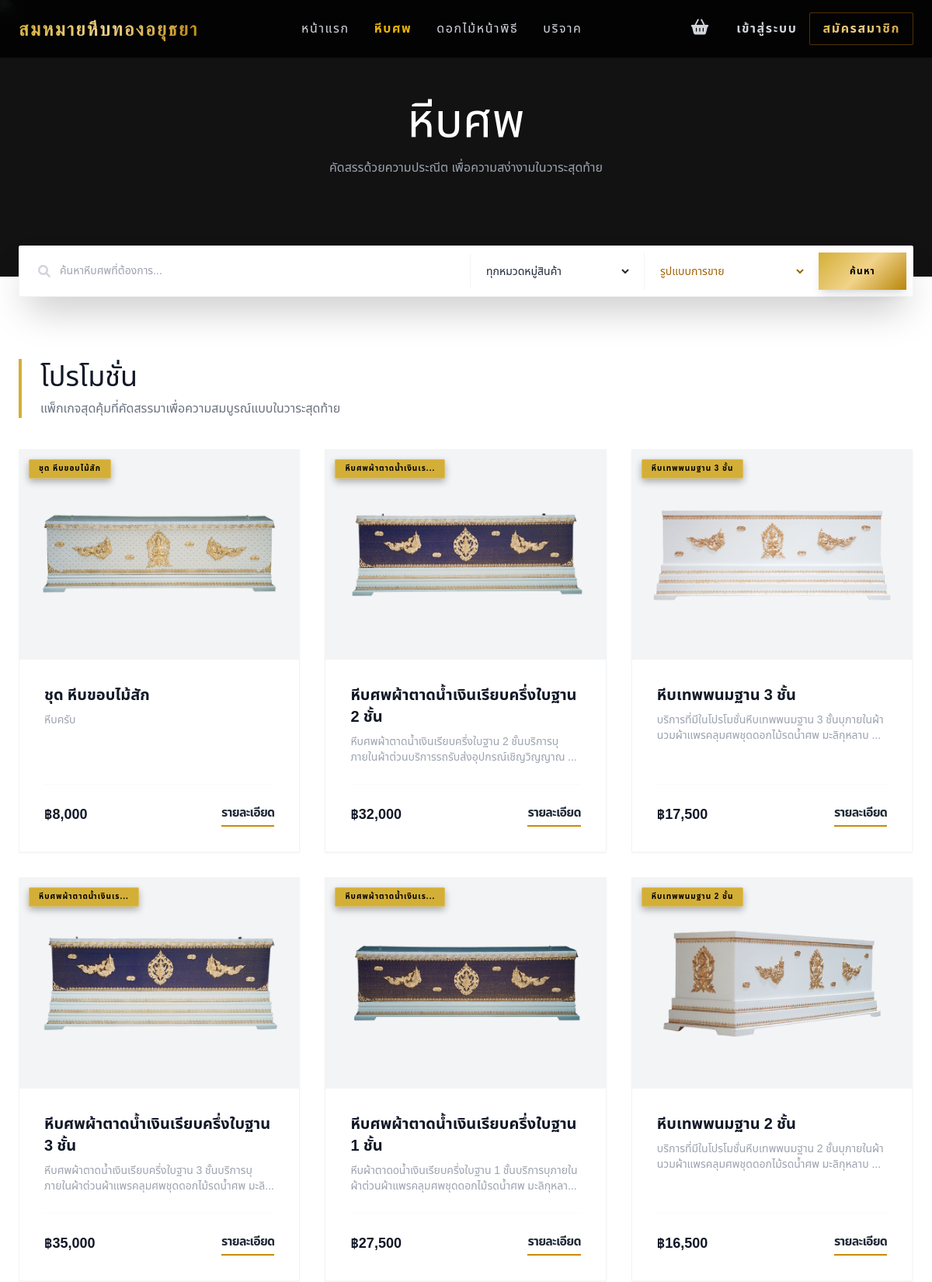
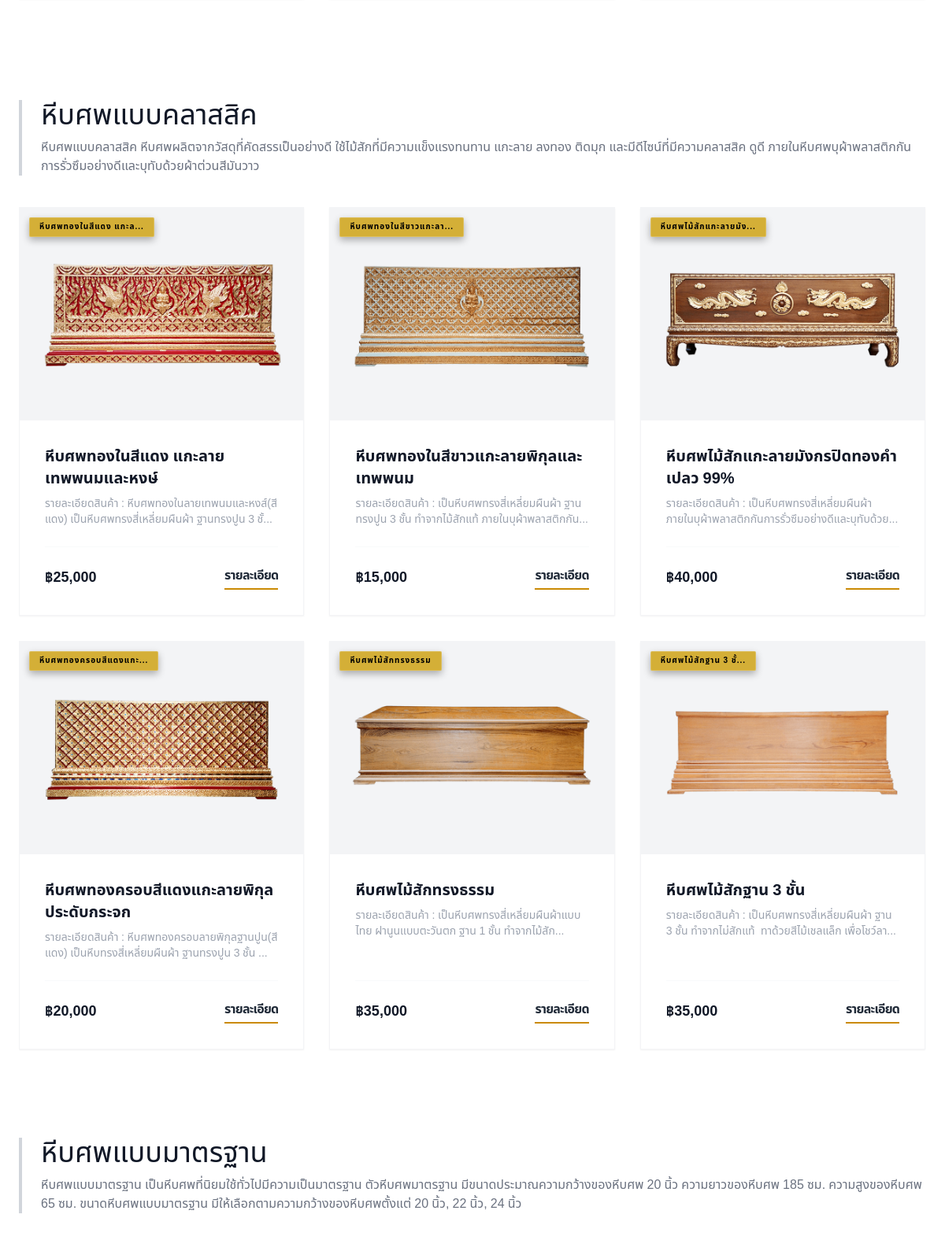
The page /coffins.php (upper part) on the database its author committed (2 pictures, top to bottom).
### tables this page shows
CREATE TABLE `products` (
  `id` int(11) NOT NULL,
  `name` varchar(100) NOT NULL,
  `type` enum('coffin','decoration') NOT NULL DEFAULT 'coffin' COMMENT 'coffin=สินค้าหลัก, decoration=ของตกแต่ง',
  `sub_category` varchar(100) DEFAULT NULL COMMENT 'หมวดหมู่ย่อย เช่น ไม้สัก, ดอกไม้สด',
  `sale_type` varchar(100) DEFAULT NULL COMMENT 'เก็บได้ทั้ง individual, set หรือประเภทที่แอดมินสร้างใหม่',
  `description` text DEFAULT NULL,
  `price` decimal(10,2) NOT NULL,
  `image_url` varchar(255) DEFAULT NULL,
  `is_active` tinyint(1) DEFAULT 1 COMMENT '1=ขายอยู่, 0=เลิกขาย (Soft Delete)',
  `created_at` timestamp NOT NULL DEFAULT current_timestamp()
);

### coffins.php (the view, shortened to what this page needs)
<?php
require_once 'config/db.php';
$sql = "SELECT * FROM products WHERE type = 'coffin' AND is_active = 1 ORDER BY sale_type DESC, sub_category ASC, id DESC";
$stmt = $pdo->query($sql);
$all_products = $stmt->fetchAll();
$set_products = [];
$individual_groups = [];
foreach ($all_products as $p) {
    if ($p['sale_type'] === 'set') {
        $set_products[] = $p;
    } else {
        $catName = $p['sub_category'] ?: 'หีบศพมาตรฐาน';
        $individual_groups[$catName][] = $p;
    }
}
?>
<!DOCTYPE html>
<html lang="th">
<head>
    <script src="https://cdn.tailwindcss.com"></script>
    <link rel="stylesheet" href="https://cdnjs.cloudflare.com/ajax/libs/font-awesome/6.0.0/css/all.min.css">
</head>
<body class="bg-white text-gray-800">
    <?php require_once 'includes/navbar.php'; ?>
    <section class="relative py-24 md:py-32 bg-charcoal flex items-center justify-center overflow-hidden">
        <div class="absolute inset-0 opacity-30">
            <img src="uploads/banner_coffin.png" class="w-full h-full object-cover" alt="Banner" onerror="this.src='https://images.unsplash.com/photo-1551024709-8f23befc6f87?q=80&w=2000'">
        </div>
        <div class="relative z-10 text-center px-6">
            <h1 class="text-4xl md:text-6xl text-white mb-4 leading-tight">หีบศพ</h1>
            <p class="text-gray-400 font-light max-w-xl mx-auto leading-relaxed text-sm md:text-base ">
                คัดสรรด้วยความประณีต เพื่อความสง่างามในวาระสุดท้าย
            </p>
        </div>
    </section>
    <div class="max-w-7xl mx-auto px-4 md:px-6 -mt-10 relative z-20">
        <div class="bg-white shadow-2xl rounded-sm p-2 border border-gray-100">
            <form id="searchForm" class="flex flex-col md:flex-row items-stretch md:items-center">
                <div class="flex-grow flex items-center px-4 py-3 border-b md:border-b-0 md:border-r border-gray-100">
                    <i class="fas fa-search text-gray-300 mr-3"></i>
                    <input type="text" id="searchInput" class="w-full focus:outline-none text-sm font-light" placeholder="ค้นหาหีบศพที่ต้องการ...">
                </div>
                <div class="w-full md:w-56 px-4 py-3 border-b md:border-b-0 md:border-r border-gray-100">
                    <select id="subCategorySelect" class="w-full focus:outline-none text-sm bg-transparent cursor-pointer font-medium">
                        <option value="">ทุกหมวดหมู่สินค้า</option>
                    </select>
                </div>
                <div class="w-full md:w-56 px-4 py-3 border-b md:border-b-0">
                    <select id="saleTypeSelect" class="w-full focus:outline-none text-sm bg-transparent cursor-pointer font-medium text-yellow-700">
                        <option value="">รูปแบบการขาย</option>
                    </select>
                </div>
                <button type="button" onclick="performSearch()" class="w-full md:w-auto gold-gradient text-black font-black py-4 px-10 text-xs uppercase tracking-widest hover:opacity-90 transition shadow-lg">
                    ค้นหา
                </button>
            </form>
        </div>
    </div>
    <main class="max-w-7xl mx-auto px-4 md:px-6 py-12 md:py-20" id="main-content">
    <?php if (count($set_products) > 0): ?>
    <section class="category-section mb-24" id="section-sets">
        <div class="mb-10 border-l-4 border-[#D4AF37] pl-6 flex justify-between items-end">
            <div>
                <h2 class="text-3xl md:text-4xl mt-1 text-gray-900 leading-tight">โปรโมชั่น</h2>
                <p class="text-gray-500 mt-2 font-light text-sm md:text-base">แพ็กเกจสุดคุ้มที่คัดสรรมาเพื่อความสมบูรณ์แบบในวาระสุดท้าย</p>
            </div>
        </div>
        <div class="overflow-x-auto pb-8 custom-scrollbar scroll-container">
            <div class="grid grid-rows-2 grid-flow-col gap-4 md:gap-8 auto-cols-[85%] sm:auto-cols-[45%] lg:auto-cols-[calc(33.333%-1.35rem)] min-w-full">
                <?php foreach ($set_products as $p): ?>
                    <?= renderProductCard($p) ?>
                <?php endforeach; ?>
            </div>
        </div>
    </section>
    <?php endif; ?>
    <div id="individual-container">
        <?php foreach ($individual_groups as $category => $products): ?>
        <section class="category-section mb-20">
            <div class="mb-10 border-l-4 border-gray-300 pl-6">
                <h2 class="text-3xl md:text-4xl text-gray-900 leading-tight"><?= htmlspecialchars($category) ?></h2>
                <?php if ($category === 'หีบศพแบบคลาสสิค'): ?>
                    <p class="text-gray-500 mt-2 font-light text-sm md:text-base">
                        หีบศพแบบคลาสสิค หีบศพผลิตจากวัสดุที่คัดสรรเป็นอย่างดี ใช้ไม้สักที่มีความแข็งแรงทนทาน แกะลาย ลงทอง ติดมุก และมีดีไซน์ที่มีความคลาสสิค ดูดี ภายในหีบศพบุผ้าพลาสติกกันการรั่วซึมอย่างดีและบุทับด้วยผ้าต่วนสีมันวาว
                    </p>
                <?php elseif ($category === 'หีบศพแบบมาตรฐาน'): ?>
                    <p class="text-gray-500 mt-2 font-light text-sm md:text-base">
                        หีบศพแบบมาตรฐาน เป็นหีบศพที่นิยมใช้ทั่วไปมีความเป็นมาตรฐาน ตัวหีบศพมาตรฐาน มีขนาดประมาณความกว้างของหีบศพ 20 นิ้ว ความยาวของหีบศพ 185 ซม. ความสูงของหีบศพ 65 ซม. ขนาดหีบศพแบบมาตรฐาน มีให้เลือกตามความกว้างของหีบศพตั้งแต่ 20 นิ้ว, 22 นิ้ว, 24 นิ้ว
                    </p>
                <?php endif; ?>
            </div>
            <div class="overflow-x-auto pb-8 custom-scrollbar scroll-container">
                <div class="grid grid-rows-2 grid-flow-col gap-4 md:gap-8 auto-cols-[85%] sm:auto-cols-[45%] lg:auto-cols-[calc(33.333%-1.35rem)] min-w-full">
                    <?php foreach ($products as $p): ?>
                        <?= renderProductCard($p) ?>
                    <?php endforeach; ?>
                </div>
            </div>
        </section>
        <?php endforeach; ?>
    </div>
</main>
    <?php
    function renderProductCard($p) {
        $img = $p['image_url'] ? "uploads/" . $p['image_url'] : "https://via.placeholder.com/400x300";
        $price = number_format($p['price']);
        $name = htmlspecialchars($p['name']);
        $desc = strip_tags($p['description']);
        $id = $p['id'];
        $tagName = (mb_strlen($name) > 20) ? mb_substr($name, 0, 20) . '...' : $name;
        return "
        <div class='bg-white group overflow-hidden shadow-sm border border-gray-100 relative product-card h-full flex flex-col'>
            <div class='absolute top-3 left-3 z-10 tag-subcat text-[9px] md:text-[10px] tracking-widest px-3 py-1 rounded-sm uppercase'>
                $tagName
            </div>
            <div class='aspect-[4/3] bg-gray-100 overflow-hidden relative'>
                <img src='$img' alt='$name' class='w-full h-full object-cover transition duration-700' loading='lazy'>
            </div>
            <div class='p-5 md:p-8 flex-grow flex flex-col'>
                <h4 class='text-lg md:text-xl mb-2  text-gray-900 font-bold'>$name</h4>
                <p class='text-gray-400 text-xs md:text-sm mb-6 line-clamp-2 font-light'>$desc</p>
                <div class='mt-auto flex justify-between items-center border-t border-gray-50 pt-6'>
                    <span class='text-base md:text-lg font-bold text-gray-900'>฿$price</span>
                    <a href='product_detail.php?id=$id' class='text-[16px] uppercase tracking-tighter font-black border-b-2 border-yellow-600 pb-1 hover:text-yellow-700 transition'>รายละเอียด</a>
                </div>
            </div>
        </div>";
    }
    ?>
</body>
</html>

### coffins.php (style rules this page uses)
body { font-family: 'Noto Sans Thai', sans-serif; }
.gold-gradient { background: linear-gradient(135deg, #D4AF37 0%, #F1D38A 50%, #B8860B 100%); }
.bg-charcoal { background-color: #121212; }
.tag-subcat { background-color: #D4AF37; color: #000; font-weight: 800; box-shadow: 0 4px 10px rgba(0,0,0,0.3); border: 1px solid rgba(255,255,255,0.2); }

### includes/navbar.php (style rules this page uses)
.gold-gradient { background: linear-gradient(135deg, #D4AF37 0%, #F1D38A 50%, #B8860B 100%); }

### rows shown on the page
products: name "ชุด หีบขอบไม้สัก", image_url (picture), description "หีบครับ", price "8,000"
products: name "หีบศพผ้าตาดน้ำเงินเร...", image_url (picture), name "หีบศพผ้าตาดน้ำเงินเรียบครึ่งใบฐาน 3 ชั้น", description "หีบศพผ้าตาดน้ำเงินเรียบครึ่งใบฐาน 3…", price "35,000"
products: name "หีบศพผ้าตาดน้ำเงินเร...", image_url (picture), name "หีบศพผ้าตาดน้ำเงินเรียบครึ่งใบฐาน 2 ชั้น", description "หีบศพผ้าตาดน้ำเงินเรียบครึ่งใบฐาน 2 ชั้นบริการบุภายในผ้าต่วนบริการรถรับส่งอุปกรณ์เชิญวิญญาณ…", price "32,000"
products: name "หีบศพผ้าตาดน้ำเงินเร...", image_url (picture), name "หีบศพผ้าตาดน้ำเงินเรียบครึ่งใบฐาน 1 ชั้น", description "หีบผ้าตาดoน้ำเงินเรียบครึ่งใบฐาน 1 ชั้นบริการบุภายในผ้าต่วนผ้าแพรคลุมศพชุดดอกไม้รดน้ำศพ…", price "27,500"
products: name "หีบเทพพนมฐาน 3 ชั้น", image_url (picture), description "บริการที่มีในโปรโมชั่นหีบเทพพนมฐาน 3 ชั้นบุภายในผ้านวมผ้าแพรคลุมศพชุดดอกไม้รดน้ำศพ มะลิกุหลาบ…", price "17,500"
products: name "หีบเทพพนมฐาน 2 ชั้น", image_url (picture), description "บริการที่มีในโปรโมชั่นหีบเทพพนมฐาน 2 ชั้นบุภายในผ้านวมผ้าแพรคลุมศพชุดดอกไม้รดน้ำศพ มะลิกุหลาบ…", price "16,500"
products: name "หีบศพทองในสีแดง แกะล...", image_url (picture), name "หีบศพทองในสีแดง แกะลายเทพพนมและหงษ์", description "รายละเอียดสินค้า : หีบศพทองในลายเทพนมและหงส์(สีแดง) เป็นหีบศพทรงสี่เหลี่ยมผืนผ้า ฐานทรงปูน 3…", price "25,000"
products: name "หีบศพทองครอบสีแดงแกะ...", image_url (picture), name "หีบศพทองครอบสีแดงแกะลายพิกุลประดับกระจก", description "รายละเอียดสินค้า : หีบศพทองครอบลายพิกุลฐานปูน(สีแดง) เป็นหีบทรงสี่เหลี่ยมผืนผ้า ฐานทรงปูน 3…", price "20,000"
products: name "หีบศพทองในสีขาวแกะลา...", image_url (picture), name "หีบศพทองในสีขาวแกะลายพิกุลและเทพพนม", description "รายละเอียดสินค้า : เป็นหีบศพทรงสี่เหลี่ยมผืนผ้า ฐานทรงปูน 3 ชั้น…", price "15,000"
products: name "หีบศพไม้สักทรงธรรม", image_url (picture), description "รายละเอียดสินค้า : เป็นหีบศพทรงสี่เหลี่ยมผืนผ้าแบบไทย ฝานูนแบบตะวันตก ฐาน 1…", price "35,000"
products: name "หีบศพไม้สักแกะลายมัง...", image_url (picture), name "หีบศพไม้สักแกะลายมังกรปิดทองคำเปลว 99%", description "รายละเอียดสินค้า :…", price "40,000"
products: name "หีบศพไม้สักฐาน 3 ชั้...", image_url (picture), name "หีบศพไม้สักฐาน 3 ชั้น", description "รายละเอียดสินค้า : เป็นหีบศพทรงสี่เหลี่ยมผืนผ้า ฐาน 3 ชั้น ทำจากไม่สักแท้…", price "35,000"

### other values the page prints
$category "หีบศพแบบคลาสสิค"
$category "หีบศพแบบมาตรฐาน"
